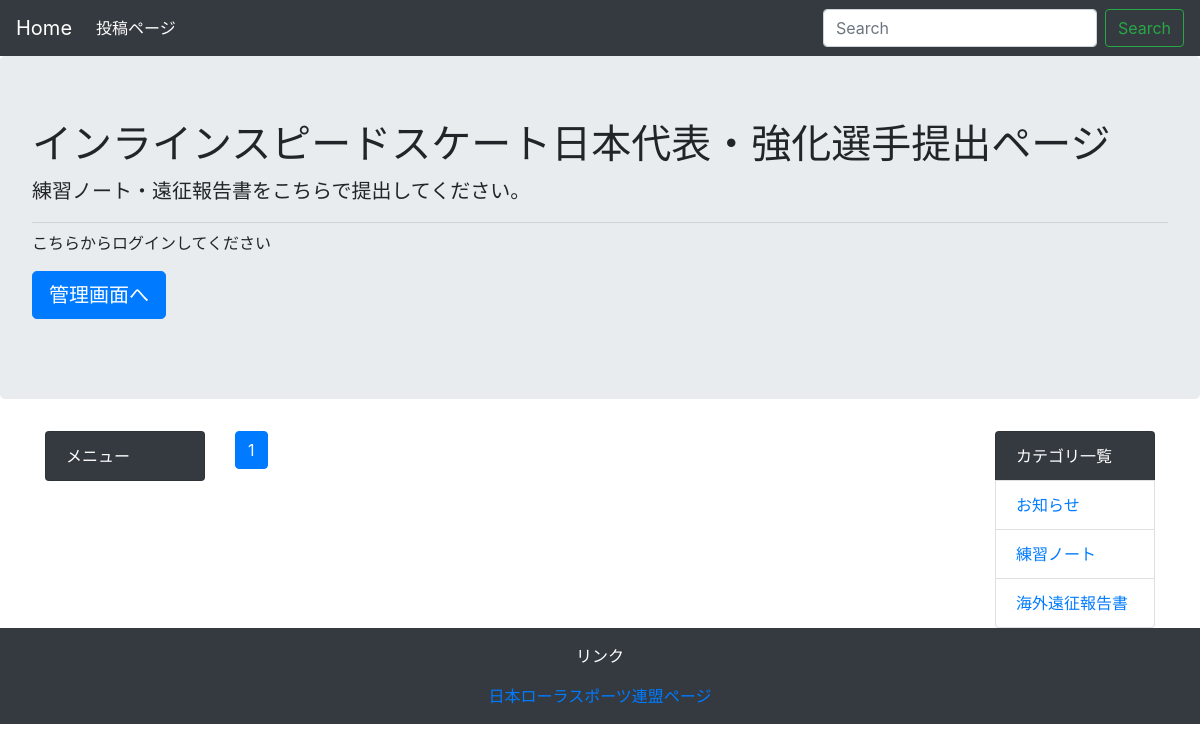
/category/1/, run on an earlier commit of the app's database.
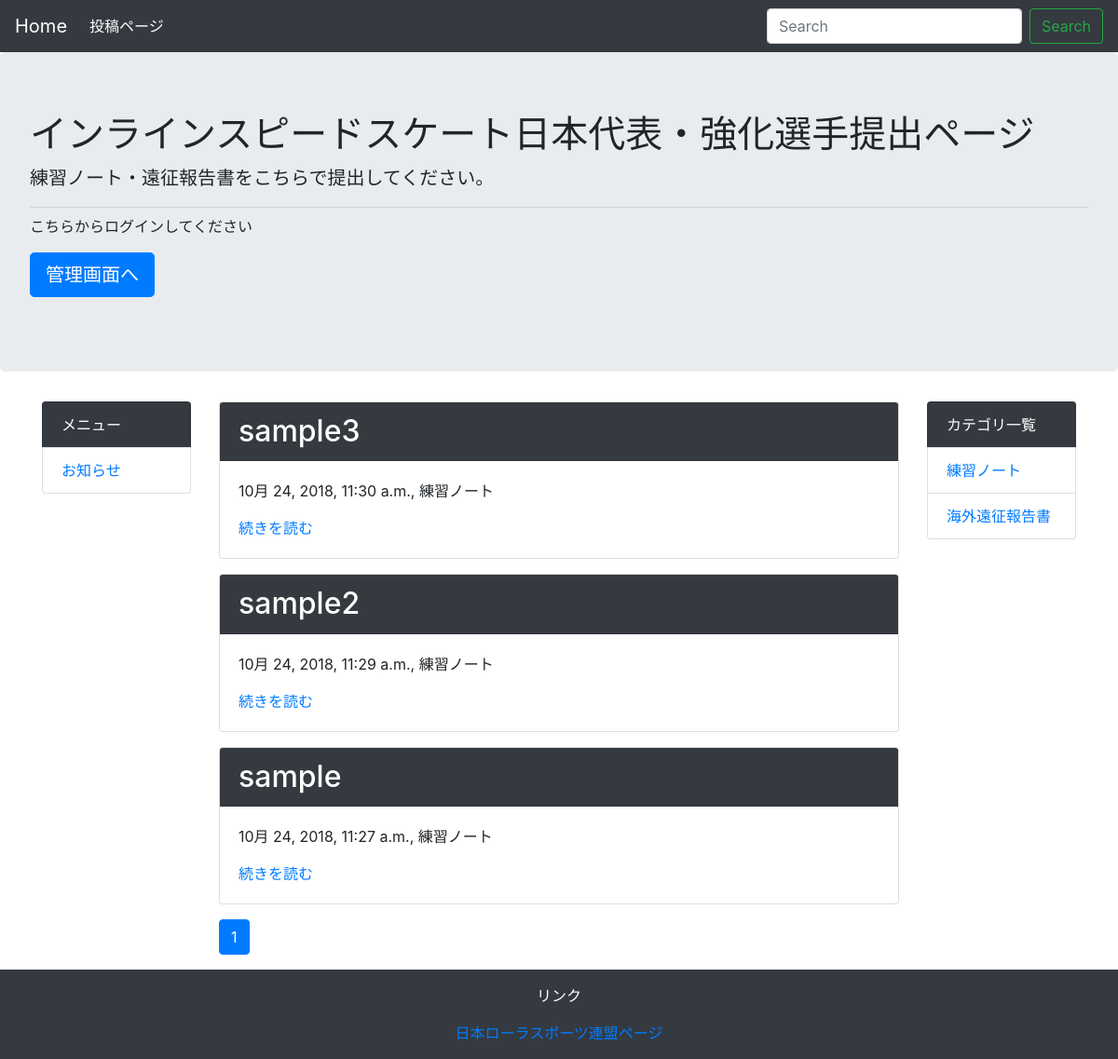
And on a later commit of the database.
### homepage/models.py (models this page shows, shortened)
class Category(models.Model):
    name = models.CharField('カテゴリ名',max_length=255)
    created_at = models.DateTimeField('作成日', default=timezone.now)
    def __str__(self):
        return self.name

class Menu(models.Model):
    name = models.CharField('メニュー名', max_length=255)
    created_at = models.DateTimeField('作成日', default=timezone.now)
    def __str__(self):
        return self.name

class TrainingNote(models.Model):
    title = models.CharField('タイトル',max_length=255)
    text = models.TextField('本文')
    created_at = models.DateTimeField('提出日',default=timezone.now)
    category = models.ForeignKey(Category, verbose_name='カテゴリ', on_delete=models.PROTECT)

### homepage/views.py (the view)
# urls.py: path('category/<int:pk>/',views.CategoryView.as_view(),name='category'),
class CategoryView(generic.ListView):
    model = TrainingNote
    paginate_by = 10
    sucusess_url = reverse_lazy("homepage:index")
    permission_required = ("homepage.add_trainingnote", "homepage.change_trainingnote")
    def get_queryset(self):
        category = get_object_or_404(Category, pk=self.kwargs['pk'])
        queryset = TrainingNote.objects.order_by('-created_at').filter(category=category)
        return queryset

### homepage/context_processors.py (called while the page is built)
def common(request):
    context = {
        'category_list': Category.objects.all(),
        'menu_list': Menu.objects.all(),
    }
    return context

### trainingnote/templatetags/mytag.py (called while the page is built)
@register.simple_tag
def url_replace(request, field, value):
    url_dict = request.GET.copy()
    url_dict[field] = str(value)
    return url_dict.urlencode()

### homepage/templates/homepage/trainingnote_list.html
{% extends 'homepage/base.html' %}
{% block content %}
    {% for trainingnote in trainingnote_list %}
        <div class="card mb-3">
            <h2 class="card-header bg-dark text-white">{{ trainingnote.title }}</h2>
            <div class="card-body">
                <p>{{ trainingnote.created_at }}, {{ trainingnote.category }}</p>
                <a href="{% url 'homepage:detail' trainingnote.pk %}">続きを読む</a>
            </div>
        </div>
    {% endfor %}
    {% include 'homepage/page.html' %}
{% endblock %}

### homepage/templates/homepage/base.html (shortened to what this page needs)
<!DOCTYPE html>
<html lang="ja">
  <head>
    <link rel="stylesheet" href="https://stackpath.bootstrapcdn.com/bootstrap/4.1.3/css/bootstrap.min.css">
  </head>
  <body>
    <nav class="navbar navbar-expand-lg navbar-dark bg-dark">
        <a class="navbar-brand" href="#">Home</a>
        <div class="collapse navbar-collapse" id="navbarSupportedContent">
            <ul class="navbar-nav mr-auto">
                <li class="nav-item active">
                    <a class="nav-link" href="{% url 'admin:index' %}">投稿ページ</a></a>
                </li>
            </ul>
            <form class="form-inline my-2 my-lg-0" method="GET" action="{% url 'homepage:index' %}">
                <input class="form-control mr-sm-2" type="text" placeholder="Search" aria-label="Search" name="keyword">
                <button class="btn btn-outline-success my-2 my-sm-0" type="submit">Search</button>
            </form>
        </div>
    </nav>
    <div class="jumbotron">
        <h1 class="display-">インラインスピードスケート日本代表・強化選手提出ページ</h1>
        <p class="lead">練習ノート・遠征報告書をこちらで提出してください。
        </p>
        <hr class="my-2">
        <p>こちらからログインしてください</p>
        <p class="lead">
            <a class="btn btn-primary btn-lg" href="{% url 'admin:index' %}" role="button">管理画面へ</a>
        </p>
    </div>
    <div class="container">
        <div class="row">
            <div class="col-md-2">
                <ul class="list-group">
                    <li class="list-group-item bg-dark text-white">メニュー</li>
                    {% for menu in menu_list %}
                        <li class="list-group-item"><a href="{% url 'homepage:menu' menu.pk %}">{{ menu }}</a></li>
                    {% endfor %}
                </ul>
            </div>
            <div class="col-md-8">
                {% block content %}
                {% endblock %}
            </div>
            <div class="col-md-2">
                <ul class="list-group">
                    <li class="list-group-item bg-dark text-white">カテゴリ一覧</li>
                    {% for category in category_list %}
                        <li class="list-group-item"><a href="{% url 'homepage:category' category.pk %}">{{ category }}</a></li>
                    {% endfor %}
                </ul>
            </div>
        </div>
    </div>
    <footer class="bg-dark text-white text-center py-3">
        <p>リンク</p>
        <a href="http://jrsf.or.jp/speed/">日本ローラスポーツ連盟ページ</a><br>
    </footer>
  </body>
</html>

What changed in the data, as far as the page shows it:
removed Category: name "お知らせ"
added Menu: name "お知らせ"
added TrainingNote: title "sample3", created_at "10月 24, 2018, 11:30 a.m.", category "練習ノート"
added TrainingNote: title "sample2", created_at "10月 24, 2018, 11:29 a.m.", category "練習ノート"
added TrainingNote: title "sample", created_at "10月 24, 2018, 11:27 a.m.", category "練習ノート"
